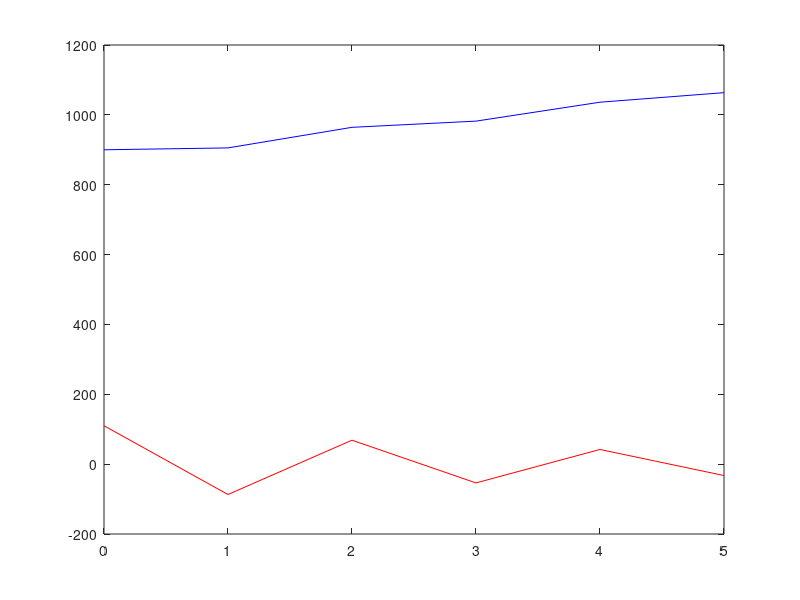

Here is the MATLAB script that generated this plot:
clear all; close all; clc;

# initial population for Foxes
F0 = 110

# initial population for Rabbits
R0 = 900

#birth rate for foxes
b = 0.0001

# death rate for foxes
a = 0.88

#death rate of rabbits
c = 0.0003

# birth rate of rabbits
d = 1.039

# modelling the linear predator prey modelling
##for i = 1:100
##  Fn(1) = F0
##  Rn(1) = R0
##  Fn(i+1) = a*Fn(i) + b*Rn(i)
##  Rn(i+1) = -c*Fn(i) + d*Rn(i)
##  t(1) = 0
##  t(i+1) = i
##end
##
##plot(t,Rn,'b-',t,Fn,'r')

# interaction effect - non linear predator prey model
for i = 1:5
  Fn(1) = F0
  Rn(1) = R0
  Fn(i+1) = -a*Fn(i) + b*Rn(i)*Fn(i)
  Rn(i+1) = -c*Fn(i)*Rn(i) + d*Rn(i)
  t(1) = 0
  t(i+1) = i
end
plot(t,Rn,'b-',t,Fn,'r')

